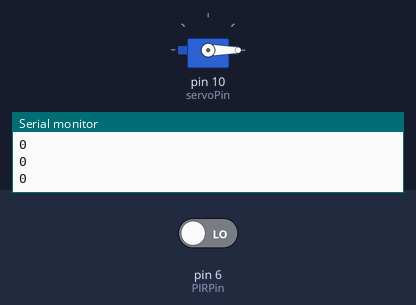
A sketch run on a simulated Arduino Uno, built with avr-gcc and run on an emulated ATmega328P. On the bench: servo, the last lines printed to the serial monitor. Inputs (shaded band) come from the test bench; at power-on: pin 6 (PIRPin) LOW.

Above: at 2.8 s.
2.9 s: pin 6 (PIRPin) driven HIGH
At 4.2 s:
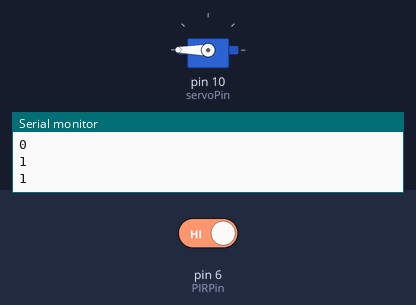
4.5 s: pin 6 (PIRPin) driven LOW
At 5.8 s:
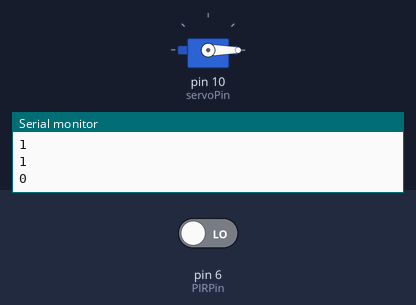
Timing chart, 0 to 7.5 s (numbered marks = the images above; inputs shaded):
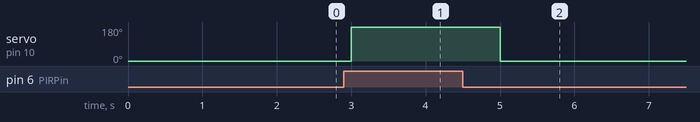

The sketch:

Motion.ino
```cpp
#include <Servo.h>

Servo myservo;

int servoPin = 10;
int PIRPin = 6;

void setup()
{
  myservo.attach(servoPin);
  Serial.begin(9600);
  pinMode(PIRPin, INPUT);
}

void loop()
{
    int motion;

    motion = digitalRead(PIRPin);
    Serial.println(motion);
    if (motion) {
      myservo.write(180);
      delay(1000);
    }
    else {
      myservo.write(0);
      delay(1000);
    }
}
```

Measured:
- after the input at 2.9 s, servo on pin 10 (servoPin): 0° → 180° after 0.10 s
- after the input at 4.5 s, servo on pin 10 (servoPin): 180° → 0° after 0.50 s
